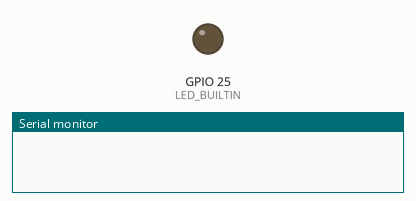
Bench run of a sketch on a simulated ESP32. Shown: output pins drawn as LEDs (lit = HIGH), the last lines printed to the serial monitor.

Above: at 0.15 s.
At 19.13 s:
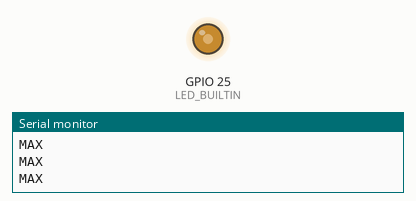
At 34.1 s:
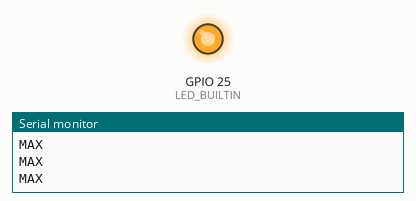
Timing chart, 0 to 40.0 s (numbered marks = the images above):
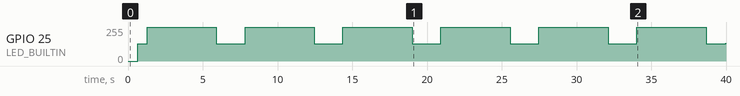

Measured:
- by itself, GPIO 25 (LED_BUILTIN): 0/255 → 128/255 at 0.64 s, → 253/255 0.63 s later, → 128/255 4.6 s later, → 253/255 1.9 s later, … (14 changes in this stretch)

The sketch:

Breathing_Light.ino
```cpp
 /*
Keyestudio smart home Kit for Arduino
Project 2
PWM
http://www.keyestudio.com
*/
int freq = 5000;
int ledChannel = 0;
int resolution = 8;
 #define LED_BUILTIN 25

//int ledPin = 35; // Define the LED pin at D5
void setup () {
  Serial.begin(115200);
  ledcSetup(ledChannel, freq, resolution);
  ledcAttachPin(LED_BUILTIN, ledChannel);
     // pinMode (ledPin, OUTPUT); // initialize ledpin as an output.
}
void loop () {
for (int value = 0; value<255; value = value + 1) {
     ledcWrite (ledChannel, value); // LED lights gradually light up
     delay (5); // delay 5MS
   }
   Serial.println("MAX");
   delay(4000); //Task 1 //4000 because it accounts for >1s of for loop
   for (int value = 255; value>0; value = value-1) {
     ledcWrite (ledChannel, value); // LED gradually goes out
     delay (5); // delay 5MS
   }}
//
```
